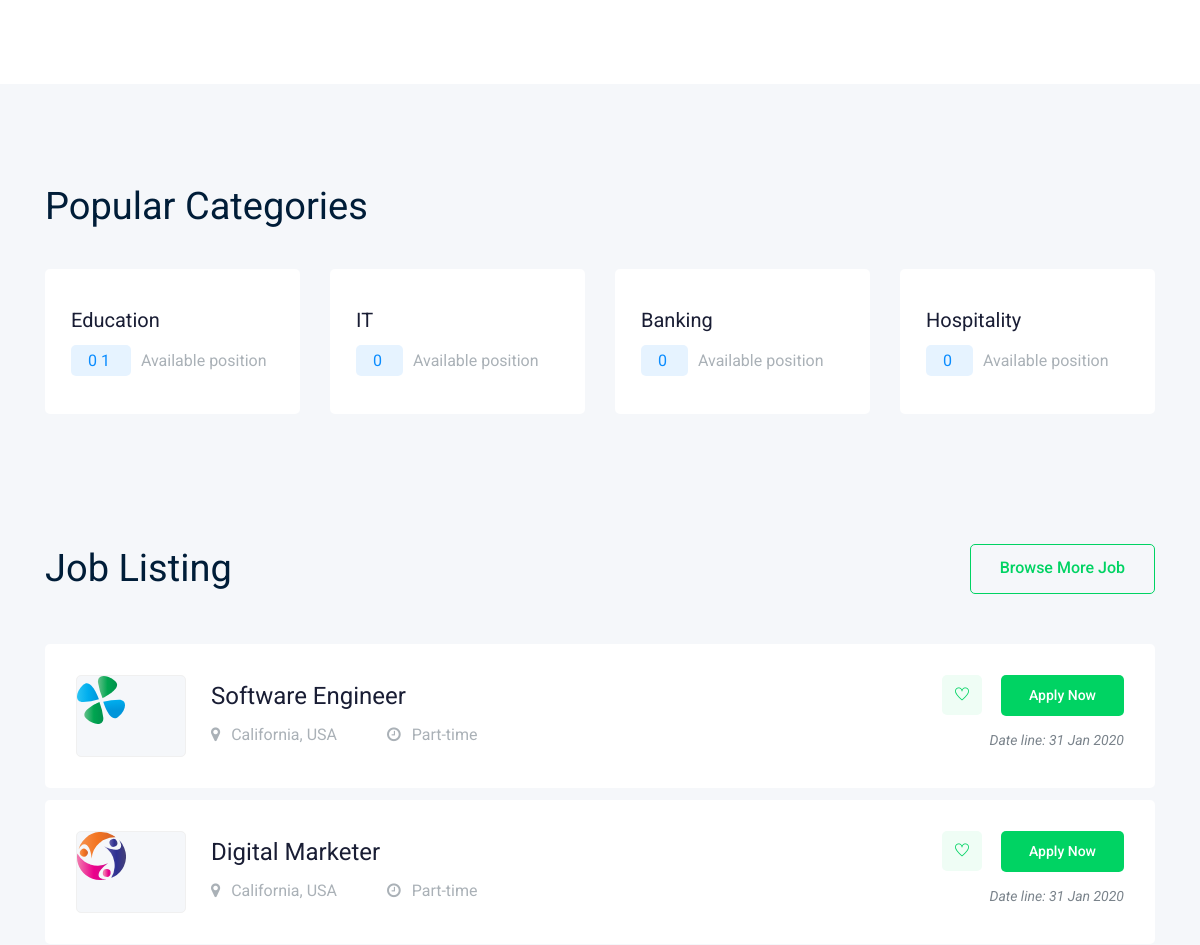
The app's page / (middle part), older data.
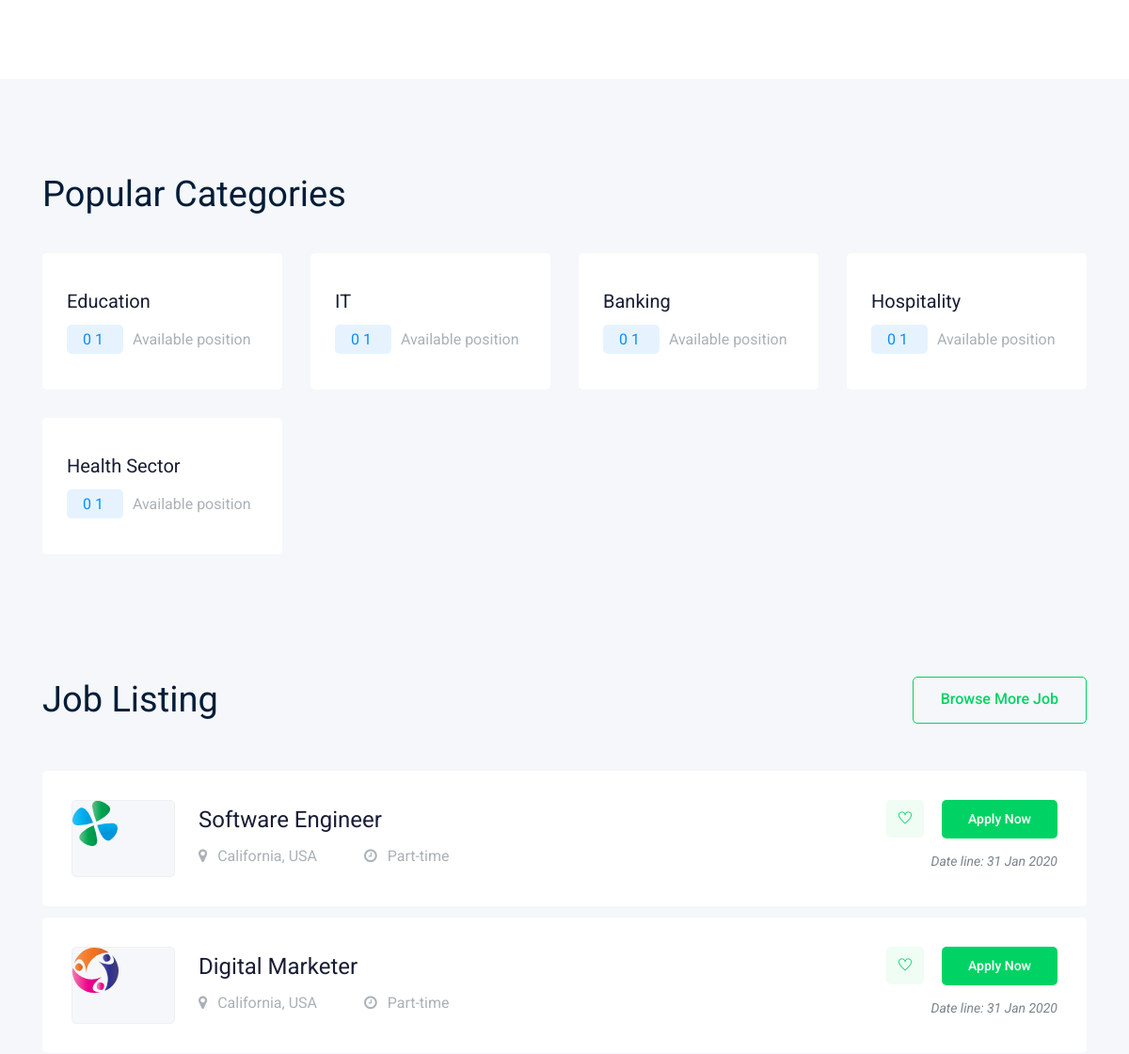
The same page, newer data.
### organizations/models.py (models this page shows, shortened)
class Category(models.Model):
    title = models.CharField(max_length=255)
    details = models.TextField()
    status = models.BooleanField(default=True)

### information/views.py (the view)
# urls.py: path('', views.show_home, name='home'),
def show_home(request):
    jobs = Job.objects.all()
    cursor = connection.cursor()
    cursor.execute('SELECT category_id, count(*) FROM jobs_job GROUP BY category_id')
    counts = cursor.fetchall()
    return render(request, 'index.html', {'jobs': jobs, 'counts': counts})

### organizations/context_processors.py (called while the page is built)
def get_categories(request):
    categories = Category.objects.all()
    return {'categories': categories}

### templates/index.html (shortened to what the changed rows need)
{% extends 'base.html' %}
{% load static %}
{% block content %}
<div class="popular_catagory_area">
    <div class="container">
        <div class="row">
            {% for c in categories %}
            <div class="col-lg-4 col-xl-3 col-md-6">
                <div class="single_catagory">
                    <a href="jobs.html"><h4>{{ c.title }}</h4></a>
                    <p>
                        <span>0
                        {% for ct in counts %}
                            {% if ct.0 == c.id %}
                                {{ ct.1 }}
                            {% endif %}
                        {% endfor %}
                        </span>
                        Available position</p>
                </div>
            </div>
            {% endfor %}
        </div>
    </div>
</div>
{% endblock %}

Row changes from the older to the newer data that the page shows:
added Category: title "Health Sector", ct "1"
Text that changed along with them:
new list line: "1"
